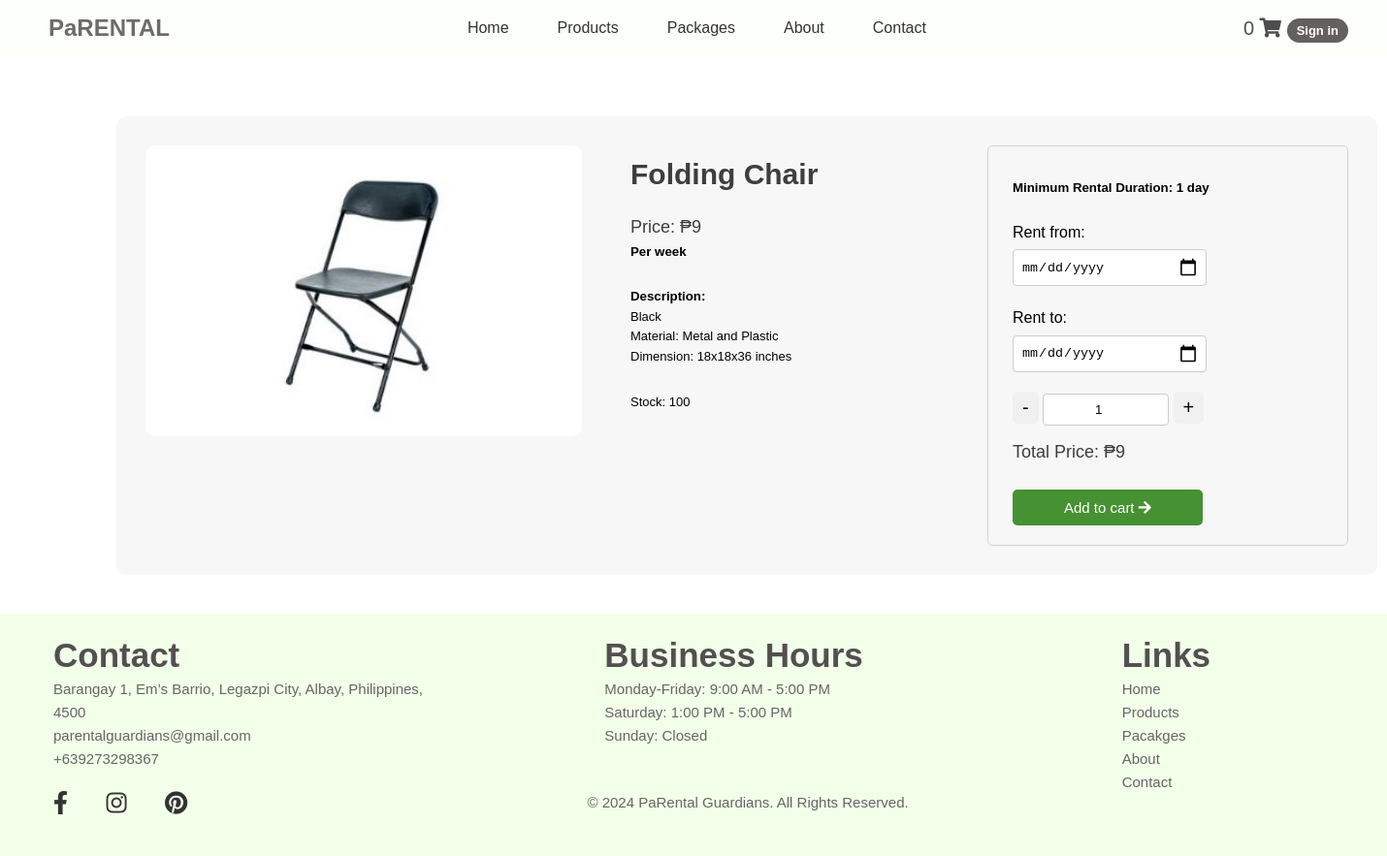
Screenshot of /product_details.php?id=1 with the database file from the repository.
### tables this page shows
CREATE TABLE `products` (
  `id` int(11) NOT NULL,
  `name` varchar(100) DEFAULT NULL,
  `category_id` int(11) DEFAULT NULL,
  `price` decimal(10,0) NOT NULL,
  `color` varchar(250) DEFAULT NULL,
  `material` varchar(50) DEFAULT NULL,
  `dimension` varchar(50) DEFAULT NULL,
  `stock` int(11) DEFAULT NULL,
  `reserve` int(11) NOT NULL DEFAULT 0,
  `used` int(11) NOT NULL DEFAULT 0,
  `image` varchar(50) DEFAULT NULL,
  `counter` int(11) NOT NULL DEFAULT 0,
  `total_ratings` int(11) NOT NULL DEFAULT 0
);

### product_details.php (the view, shortened to what this page needs)
<?php
require_once "components/db_connect.php";
if (isset($_GET['id'])) {
    $productId = $conn->real_escape_string($_GET['id']);
    $sql = "SELECT * FROM products WHERE id = '$productId'";
    $result = $conn->query($sql);
    if ($result->num_rows > 0) {
        $product = $result->fetch_assoc();
?>
<!DOCTYPE html>
<html lang="en">
<head>
    <link rel="stylesheet" href="./css/chair_item.css">
    <link rel="stylesheet" href="https://cdnjs.cloudflare.com/ajax/libs/font-awesome/5.15.4/css/all.min.css">
</head>
<body>
    <?php require'./components/header.php'; ?>
    <main>
        <div class="container">
            <div class="cardproduct">
                <div class="image-column">
                    <img class="card-img" src="./images/products/<?php echo $product['image']; ?>" alt="<?php echo $product['name']; ?>">
                </div>
                <div class="details-column">
                    <h2><?php echo $product['name']; ?></h2>
                    <h4 class="product-price" data-price="<?php echo $product['price']; ?>">Price: ₱<?php echo $product['price']; ?></h4>
                    <h5>Per week</h5><br>
                    <div>
                        <h5>Description:</h5>
                        <?php
                        $items = $product['color'];
                        $itemsArray = explode(',', $items);
                        foreach ($itemsArray as $item) {
                            echo '<p>' . htmlspecialchars(trim($item), ENT_QUOTES, 'UTF-8') . '</p>';
                        }
                        ?>
                    </div>
                    <p>Material: <?php echo $product['material']; ?></p>
                    <p>Dimension: <?php echo $product['dimension']; ?></p><br>
                    <p>Stock: <?php echo $product['stock']; ?></p>
                </div>
                <div class="rental">
                    <h5>Minimum Rental Duration: 1 day</h5>
                    <div class="rental-section">
                    <label for="rent-from">Rent from:</label>
                    <input type="date" id="rent-from" name="rent-from" onchange="calculatePrice(); disablePastDates()">
                    </div>
                    <div class="rental-section">
                    <label for="rent-to">Rent to:</label>
                    <input type="date" id="rent-to" name="rent-to" onchange="calculatePrice()">
                    </div>
                    <div class="quantity">
                    <button class="minus" onclick="decrementQuantity()">-</button>
                    <input id="quantity" type="number" value="1" min="1" onchange="calculatePrice()">
                    <button class="plus" onclick="incrementQuantity()">+</button>
                    </div>
                    <h4>Total Price: <span id="total-price">₱<?php echo $product['price']; ?></span></h4>
                    <button class="addtocart" onclick="redirectToDashboard()"">Add to cart <i class="fas fa-arrow-right"></i></button>
                </div>
            </div>
        </div>
    </main>
    <?php require'./components/footer.php'; ?>
</body>
</html>
<?php
    } else {
        echo "Product not found";
        exit();
    }
} else {
    echo "Product ID not provided";
}
?>

### css/chair_item.css (style rules this page uses)
body { margin: 0; padding: 0; border: 0; }
.card-img { border-radius: 10px; width: 500px; margin: 30px; }
.addtocart { border-radius: 5px; display: inline-block; background-color: #469131; color: #fff; margin-top: 0; padding: 10px 53px; border: none; cursor: pointer; font-size: 15px; margin-bottom: 10px; margin-left: 15px; }
body { font-family: Arial, sans-serif; line-height: 1.6; }
img { width: 100%; height: auto; }
.container { max-width: 100%; padding: 20px; }
main { padding-top: 30px; }
.cardproduct { display: flex; background-color: #f7f7f7; border-radius: 10px; overflow: hidden; justify-content: space-between; margin-bottom: 20px; margin-left: 100px; margin-top: -20px; width: 1300px; }
.cardproduct h2 { font-size: 30px; color: #3f3e3e; line-height: 1; }
.cardproduct h4 { font-size: 18px; font-weight: 200; color: #3f3e3e; margin-top: -20px; }
.cardproduct p { font-size: 13px; margin-top: 10px; }
.image-column { flex: 1; justify-content: space-between; }
.image-column img { width: 450px; height: auto; }
.details-column { flex: 2; padding: 20px; }
.details-column p, .details-column h4, .details-column h5 { margin: 0; padding: 0; }
.rental { background-color: #f7f7f7; border: 1px; border-style: solid; border-color: #d3d3d3; border-radius: 5px; width: 350px; padding: 10px; margin: 30px; }
.rental h5, .rental h4, .rental label { margin-left: 15px; }
.quantity { margin-top: 5px; margin-bottom: 5px; margin-left: 15px; }
.quantity input { text-align: center; }
.quantity button { background-color: #f0f0f0; font-size: 20px; border: none; border-radius: 5px; font-weight: 200; padding: 5px 10px; cursor: pointer; margin-bottom: 30px; }
input[type="number"] { padding: 8px; border: 1px solid #ccc; border-radius: 4px; width: 130px; box-sizing: border-box; }
.rental-section { margin-bottom: 20px; }
label { display: block; margin-bottom: 5px; }
input[type="date"] { padding: 8px; border: 1px solid #ccc; border-radius: 4px; width: 200px; box-sizing: border-box; margin-left: 15px; }

### rows the page displays
products: image (picture), name "Folding Chair", price "9", color "Black", material "Metal and Plastic", dimension "18x18x36 inches", stock "100"
